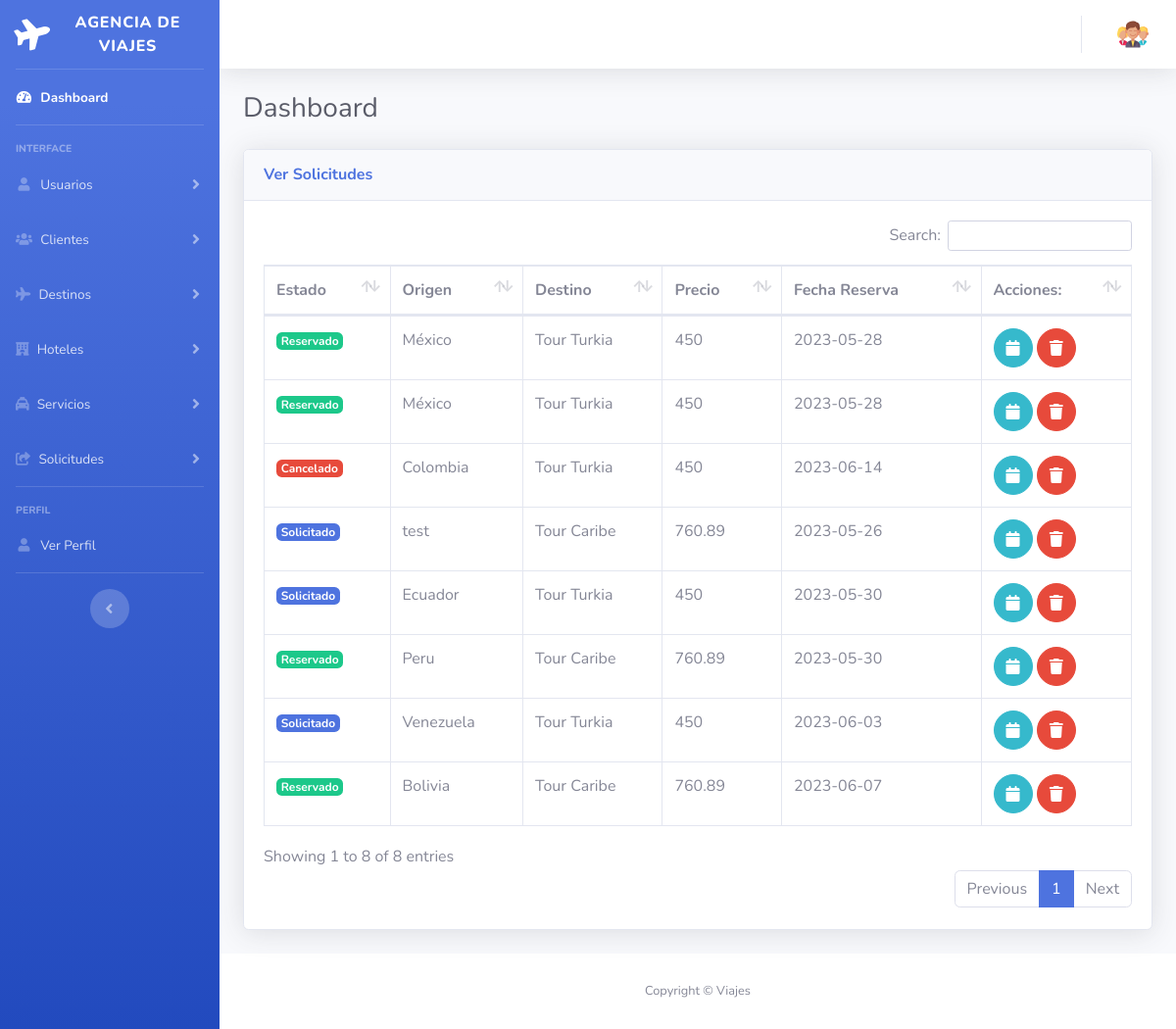
The app's page /views/admin/viajesSolicitudes/lista.php with its own data.
### tables this page shows
CREATE TABLE `viaje` (
  `idViaje` int(11) NOT NULL,
  `estatus` int(1) NOT NULL DEFAULT 2 COMMENT '0=cancelado\r\n1=Reservado\r\n2=Solicitado',
  `origen` varchar(40) NOT NULL,
  `destino` varchar(40) NOT NULL,
  `precio` double(10,2) NOT NULL,
  `fechaReserva` date DEFAULT NULL,
  `duracion` varchar(10) DEFAULT NULL,
  `idCliente` int(11) NOT NULL
);

### core/config.php (called while the page is built)
<?php
$root = "/viajes";
?>

### db/Conn.php (called while the page is built, shortened)
<?php
class Conn
{
    private $dsn = "mysql:host=localhost;dbname=viajes;charset=utf8mb4";
    private $usuario = "root";
    private $contrasena = "";
    public function conectar()
    {
        try {
            $opciones = array(
                PDO::ATTR_ERRMODE => PDO::ERRMODE_EXCEPTION,
                PDO::ATTR_EMULATE_PREPARES => false
            );
            $pdo = new PDO($this->dsn, $this->usuario, $this->contrasena, $opciones);
            return $pdo;
        } catch (PDOException $e) {
            echo "Error de conexión: " . $e->getMessage();
        }
    }
}

### classes/viajes/reservarClass.php (called while the page is built, shortened)
<?php
require_once(__DIR__ . "/../../db/Conn.php");
class reservarClass
{
    private $conn;
    public function __construct()
    {
        $db = new Conn();
        $this->conn = $db->conectar();
    }
    public function getSolicitudes()
    {
        $search = $this->conn->prepare("SELECT * from viaje");
        $search->execute();
        $result = $search->fetchAll();
        return $result ? $result : false;
    }
}

### views/admin/viajesSolicitudes/lista.php (the view, shortened to what this page needs)
<?php
include(__DIR__ . "/../../../core/config.php");
require(__DIR__ . "/../../../classes/viajes/reservarClass.php");
require(__DIR__ . "/../../../functions/sessions/functions.php");
$solicitudesClass = new reservarClass();
$solicitudes = $solicitudesClass->getSolicitudes();
?>
<!DOCTYPE html>
<html lang="es">
<?php include(__DIR__ . "/../../templates/head.php"); ?>
<link href="<?php echo $root; ?>/assets/datatables/dataTables.bootstrap4.min.css" rel="stylesheet">
<link rel="stylesheet" href="https://cdn.datatables.net/datetime/1.4.1/css/dataTables.dateTime.min.css">
<link rel="stylesheet" href="https://cdn.datatables.net/buttons/2.3.6/css/buttons.dataTables.min.css">
<body id="page-top">
    <div id="wrapper">
        <?php include(__DIR__ . "/../../templates/sidebar.php"); ?>
        <div id="content-wrapper" class="d-flex flex-column">
            <div id="content">
                <?php include(__DIR__ . "/../../templates/header.php"); ?>
                <div class="container-fluid">
                    <div class="d-sm-flex align-items-center justify-content-between mb-4">
                        <h1 class="h3 mb-0 text-gray-800">Dashboard</h1>
                    </div>
                    <div class="row">
                        <div class="col-lg-12">
                            <div class="card shadow mb-4">
                                <div class="card-header py-3">
                                    <h6 class="m-0 font-weight-bold text-primary">Ver Solicitudes</h6>
                                </div>
                                <div class="card-body">
                                    <div class="table-responsive">
                                        <table class="table table-bordered" id="dataTable" width="100%" cellspacing="0">
                                            <thead>
                                                <tr>
                                                    <th>Estado</th>
                                                    <th>Origen</th>
                                                    <th>Destino</th>
                                                    <th>Precio</th>
                                                    <th>Fecha Reserva</th>
                                                    <th>Acciones: </th>
                                                </tr>
                                            </thead>
                                            <tbody>
                                                <?php foreach ($solicitudes as $data) : ?>
                                                    <tr class="edit-row">
                                                        <td>
                                                            <?php
                                                            switch ($data["estatus"]) {
                                                                case 0:
                                                                    echo '<span class="badge badge-danger">Cancelado</span>';
                                                                    break;
                                                                case 1:
                                                                    echo '<span class="badge badge-success">Reservado</span>';
                                                                    break;
                                                                case 2:
                                                                    echo '<span class="badge badge-primary">Solicitado</span>';
                                                                    break;
                                                            }
                                                            ?>
                                                        </td>
                                                        <td><?php echo $data["origen"] ?></td>
                                                        <td><?php echo $data["destino"] ?></td>
                                                        <td><?php echo $data["precio"] ?></td>
                                                        <td><?php echo $data["fechaReserva"] ?></td>
                                                        <td>
                                                            <a class="btn btn-info btn-circle btn-edi" href="<?php echo $root . "/views/admin/reservas/confirmar.php?id=" . $data["idViaje"] ?>">
                                                                <i class="fa-solid fa-calendar"></i>
                                                            </a>
                                                            <button class="btn btn-danger btn-circle btn-delete"><i class="fa-solid fa-trash"></i></button>
                                                        </td>
                                                    </tr>
                                                <?php endforeach; ?>
                                            </tbody>
                                        </table>
                                    </div>
                                </div>
                            </div>
                        </div>
                    </div>
                </div>
            </div>
            <?php include(__DIR__ . "/../../templates/footer.php"); ?>
        </div>
    </div>
</body>
</html>

### records on screen
viaje: estatus "Reservado", origen "México", destino "Tour Turkia", precio "450", fechaReserva "2023-05-28"
viaje: estatus "Reservado", origen "México", destino "Tour Turkia", precio "450", fechaReserva "2023-05-28"
viaje: estatus "Cancelado", origen "Colombia", destino "Tour Turkia", precio "450", fechaReserva "2023-06-14"
viaje: estatus "Solicitado", origen "test", destino "Tour Caribe", precio "760.89", fechaReserva "2023-05-26"
viaje: estatus "Solicitado", origen "Ecuador", destino "Tour Turkia", precio "450", fechaReserva "2023-05-30"
viaje: estatus "Reservado", origen "Peru", destino "Tour Caribe", precio "760.89", fechaReserva "2023-05-30"
viaje: estatus "Solicitado", origen "Venezuela", destino "Tour Turkia", precio "450", fechaReserva "2023-06-03"
viaje: estatus "Reservado", origen "Bolivia", destino "Tour Caribe", precio "760.89", fechaReserva "2023-06-07"
